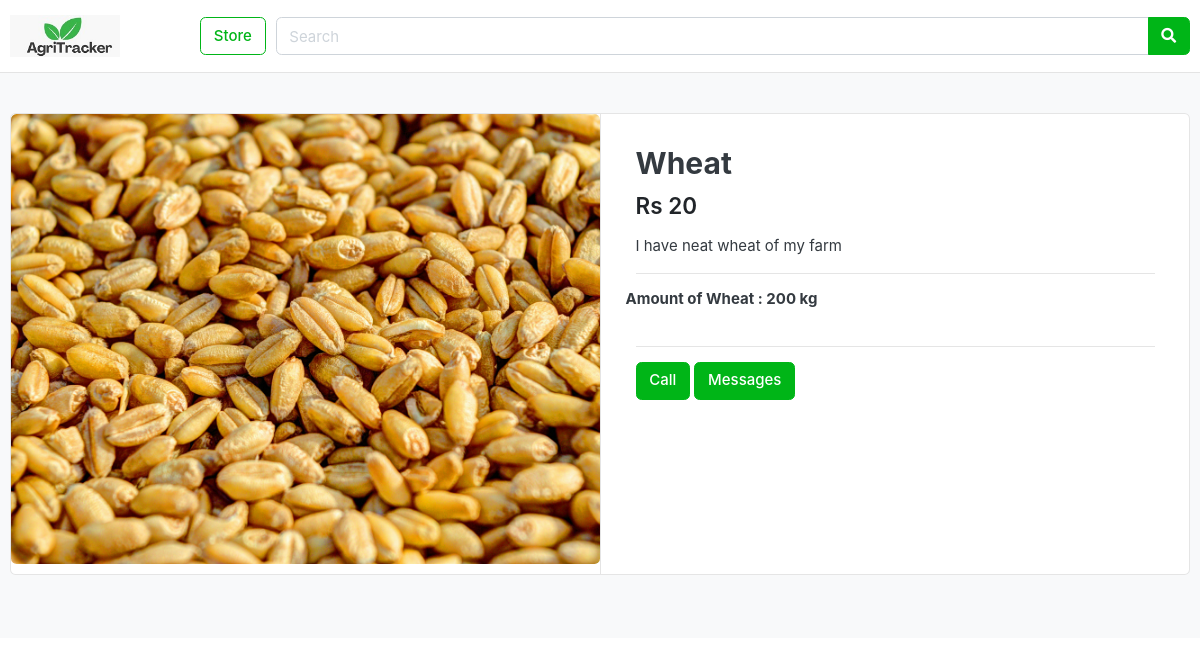
/store/grains/wheat/, run on the app's committed database.
### store/models.py (models this page shows, shortened)
class Product(models.Model):
    product_name = models.CharField(max_length=200,unique=True)
    slug = models.SlugField(max_length=200,unique=True)
    description = models.TextField(max_length=800,unique=True)
    price = models.IntegerField()
    images = models.ImageField(upload_to='photos/products')
    stock = models.IntegerField()
    is_available = models.BooleanField(default=True)
    category = models.ForeignKey(Category,on_delete=models.CASCADE)
    created_date= models.DateTimeField(auto_now_add=True)
    modified_date = models.DateTimeField(auto_now=True)

### store/views.py (the view)
# urls.py: path('<slug:category_slug>/<slug:product_slug>/', views.product_detail, name='product_detail'),
def product_detail(request,category_slug,product_slug):
    try:
        single_product = Product.objects.get(category__slug=category_slug,slug=product_slug)
    except Exception as e:
        raise e
    context={
        'single_product':single_product,
    }
    return render(request,'store/product_detail.html',context)

### category/context_processors.py (called while the page is built)
def menu_links(request):
    links=Category.objects.all()
    return dict(links=links)

### templates/store/product_detail.html
{% load static %}
{% include 'header1.html' %}
<header class="section-header">
<section class="header-main border-bottom">
	<div class="container">
<div class="row align-items-center">
	<div class="col-lg-2 col-md-3 col-6">
		<a href="{% url 'home' %}" class="brand-wrap">
			<img class="logo" src="{% static 'images/agritracker_logo.jpeg' %}">
		</a>
	</div>
	<a href="{% url 'store' %}" class="btn btn-outline-success">Store</a>
	<div class="col-lg  col-md-6 col-sm-12 col">
		<form action="#" class="search">
			<div class="input-group w-100">
			    <input type="text" class="form-control" style="width:60%;" placeholder="Search">
			    <div class="input-group-append">
			      <button class="btn btn-success" type="submit">
			        <i class="fa fa-search"></i>
			      </button>
			    </div>
		    </div>
		</form>
	</div>
</div>
	</div>
</section>
</header>
<section class="section-content padding-y bg">
<div class="container">
<div class="card">
	<div class="row no-gutters">
		<aside class="col-md-6">
<article class="gallery-wrap">
	<div class="img-big-wrap">
	   <a href="#"><img src="{{ single_product.images.url}}"></a>
	</div>
</article>
		</aside>
		<main class="col-md-6 border-left">
<article class="content-body">
<h2 class="title">{{single_product.product_name}}</h2>
<div class="mb-3">
	<var class="price h4">Rs {{single_product.price}}</var>
</div>
<p>{{single_product.description}}</p>
<hr>
	<div class="row">
		<div class="item-option-select">
			<h6>Amount of {{single_product.product_name}} : {{single_product.stock}} kg</h6>
		</div>
	</div>
	<hr>
	<a href="#" class="btn  btn-success"> <span class="text">Call</span>   </a>
    <a href="#" class="btn  btn-success"> <span class="text">Messages</span>   </a>
</article>
		</main>
	</div>
</div>
<br>
</body>
</html>

### agritracker_main/static/css/ui.css (style rules this page uses)
html { font-family: "Inter", sans-serif; font-size: 15px; }
.content-body { flex: 1 1 auto; padding: 2rem 2.3rem; }
.padding-y { padding-top: 40px; padding-bottom: 40px; }
var { font-style: normal; }
article:after, .form-group:after { display: block; clear: both; content: ""; }
.bg { background-color: #f8f9fa; }
.header-main { position: relative; padding-top: 1rem; padding-bottom: 1rem; }
.brand-wrap .logo, .navbar-brand .logo { margin-right: 7px; max-height: 42px; display: inline-block; }
.price { font-weight: 600; color: #212529; }
.gallery-wrap .img-big-wrap { margin-bottom: 10px; border-radius: 0.37rem; overflow: hidden; background-color: #fff; }
.gallery-wrap .img-big-wrap a { text-align: center; display: block; }
.gallery-wrap .img-big-wrap img { height: 450px; width: auto; display: inline-block; }
.item-option-select { margin-bottom: 1rem; display: inline-block; margin-right: 15px; }

### data on the page
Product: images (picture), product_name "Wheat", price "20", description "I have neat wheat of my farm", stock "200"
